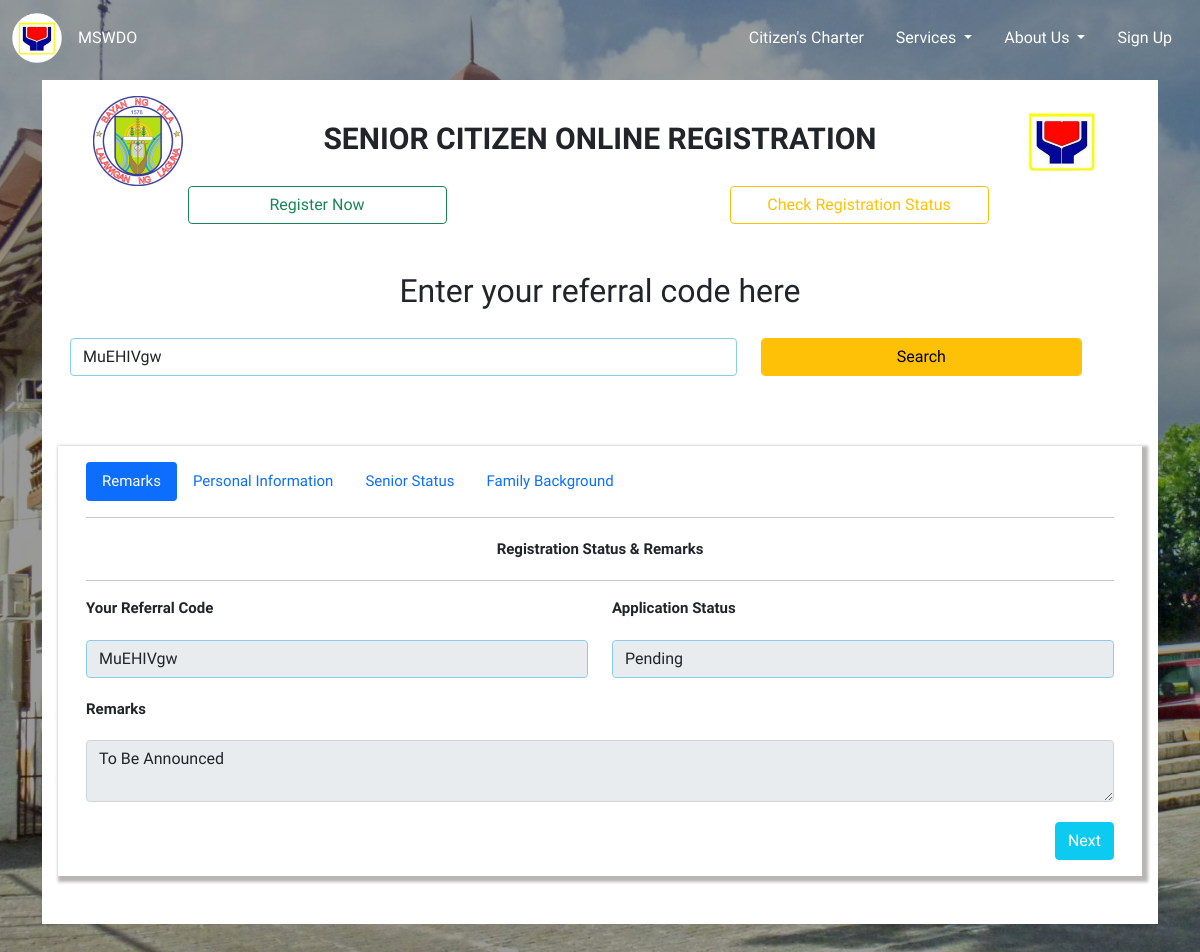
The page /senior_view.php?ref_code=MuEHIVgw on the database its author committed.
### tables this page shows
CREATE TABLE `senior_info` (
  `senior_id` int(11) NOT NULL,
  `application_status` varchar(15) NOT NULL,
  `ref_code` varchar(30) NOT NULL,
  `reg_type` varchar(10) NOT NULL,
  `blood_type` varchar(10) NOT NULL,
  `fname` varchar(20) NOT NULL,
  `mname` varchar(20) NOT NULL,
  `lname` varchar(20) NOT NULL,
  `dob` date NOT NULL,
  `Age` varchar(10) NOT NULL,
  `mobile_no` varchar(11) NOT NULL,
  `email` varchar(30) NOT NULL,
  `gender` varchar(15) NOT NULL,
  `civil` varchar(20) NOT NULL,
  `region` varchar(25) NOT NULL,
  `province` varchar(20) NOT NULL,
  `city` varchar(20) NOT NULL,
  `barangay` varchar(30) NOT NULL,
  `house_no` varchar(10) NOT NULL,
  `education` varchar(30) NOT NULL,
  `employment_status` varchar(30) NOT NULL,
  `employment_type` varchar(30) NOT NULL,
  `employer_type` varchar(30) NOT NULL,
  `occupation` varchar(30) NOT NULL,
  `company_name` varchar(30) NOT NULL,
  `employer_contact` varchar(30) NOT NULL,
  `philhealth_no` varchar(20) NOT NULL,
  `sss_no` varchar(20) NOT NULL,
  `gsis_no` varchar(20) NOT NULL,
  `spouse_name` varchar(50) NOT NULL,
  `child_no` varchar(10) NOT NULL,
  `formal_pic` varchar(50) NOT NULL,
  `med_cert` varchar(50) NOT NULL,
  `brgy_cert` varchar(50) NOT NULL,
  `voter_id` varchar(50) NOT NULL,
  `remarks` varchar(255) NOT NULL
);

### senior_view.php (the view, shortened to what this page needs)
<?php include_once('database/config.php') ?>
<!DOCTYPE html>
<html lang="en">
<head>
    <link href="assets/css/styles.css" rel="stylesheet" />
</head>
<body class="pwd-body">
    <?php include('assets/nav/before-login-nav.php') ?>
    <div class="container">
        <div class="pwd-home">
            <div class="row text-center">
                <div class="col-2">
                    <img class="img" style="max-width: 100%;" width="90px" height="90px" src="assets/img/pila-logo.png">
                </div>
                <div class="col-8" style="margin-top: 20px; font-weight:bolder">
                    SENIOR CITIZEN ONLINE REGISTRATION
                </div>
                <div class="col-2">
                    <img class="img" style="max-width: 100%;" width="90px" height="90px" src="assets/img/mswdo-logo.png">
                </div>
                <div class="row text-center">
                    <div class="col-6">
                        <a href="senior-register.php" id="link" class="btn btn-outline-success" style="width:50%">Register Now</a>
                    </div>
                    <div class="col-6">
                        <a href="senior_view.php" id="link2" class="btn btn-outline-warning" style="width:50%">Check Registration Status</a>
                    </div>
                </div>
            </div>
            <div class="container">
                <form action="" method="GET">
                    <div class="container mt-5 text-center">
                        <h2>Enter your referral code here</h2>
                    </div>
                    <div class="form-group me-5">
                        <div class="row">
                            <div class="col-8">
                                <input type="text" name="ref_code" id="ref-code" placeholder="Referral Code" value="<?php if (isset($_GET['ref_code'])) {
                                                                                                                        echo $_GET['ref_code'];
                                                                                                                    } ?>" class="form-control" required>
                            </div>
                            <div class="col-4">
                                <button type="submit" class="btn-warning form-control">Search</button>
                            </div>
                        </div>
                    </div>
            </div>
            <?php
            if (isset($_GET['ref_code'])) {
                $ref_code = $_GET['ref_code'];
                $query = "SELECT * FROM senior_info WHERE ref_code='$ref_code' ";
                $query_run = mysqli_query($mysqli, $query);
                if (mysqli_num_rows($query_run) > 0) {
                    foreach ($query_run as $row) {
            ?>
                        <div class="pwd-register" style="margin-top: 50px;">
                            <div class="container">
                                <ul class="nav nav-pills" id="myTab">
                                    <li class="nav-item">
                                        <a class="nav-link active" data-bs-toggle="tab" href="#remarks">Remarks</a>
                                    </li>
                                    <li class="nav-item">
                                        <a class="nav-link" data-bs-toggle="tab" href="#personal-info">Personal Information</a>
                                    </li>
                                    <li class="nav-item">
                                        <a class="nav-link" data-bs-toggle="tab" href="#pwd-status">Senior Status</a>
                                    </li>
                                    <li class="nav-item">
                                        <a class="nav-link" data-bs-toggle="tab" href="#pwd-family-background">Family Background</a>
                                    </li>
                                </ul>
                                <hr>
                            </div>
                            <div class="tab-content" id="myTabContent">
                                <div class="tab-pane container active" id="remarks">
                                    <div class="col-12 text-center" style="margin-top: 20px; margin-bottom: 20px; font-weight:bolder">
                                        Registration Status & Remarks
                                    </div>
                                    <hr>
                                    <div class="row">
                                        <div class="col-sm-6 form-group">
                                            <label for="ref-code">Your Referral Code</label>
                                            <input type="text" class="form-control" name="ref_code" id="ref-code" value="<?= $row['ref_code']; ?>" placeholder="Type here" disabled>
                                        </div>
                                        <div class="col-sm-6 form-group">
                                            <label for="application-status">Application Status</label>
                                            <input type="text" class="form-control" name="application_status" value="<?= $row['application_status']; ?>" id="application-status" placeholder="Pending" disabled>
                                        </div>
                                        <div class="col-sm-12 form-group">
                                            <label for="remarks">Remarks</label>
                                            <textarea class="form-control" name="remarks" id="remarks" placeholder="Type here" disabled><?= $row['remarks']; ?> </textarea>
                                        </div>
                                    </div>
                                    <div class="col-sm-12 form-group mb-0">
                                        <div class="row">
                                            <div class="col">
                                                <div class="text-end">
                                                    <a class="btn btn-info float-end btnNext" style="color: #fff !important">Next</a>
                                                </div>
                                            </div>
                                        </div>
                                    </div>
                                </div>
                    <?php
                    }
                } else {
                    echo '<script type="text/javascript">
                        validateviewRecord();
      </script>';
                }
            }
                    ?>
                            </div>
                        </div>
        </div>
    </div>
</body>
</html>

### assets/css/styles.css (style rules this page uses)
body, html { background-repeat: no-repeat; background-position: 0% 0%; background-size: 100% 100%; width: 100%; height: 100%; min-height: 100vh; font-family: "Varela Round" }
.pwd-body { position: relative; width: 100%; height: auto; min-height: 35rem; padding: 5rem 0; background: linear-gradient(0deg, rgba(0, 0, 0, 0.4), rgba(0, 0, 0, 0.4)), url("../img/homepage-pila4.jpg"); background-position: center; background-repeat: no-repeat; background-attachment: scroll; background-size: cover; }
.pwd-home { background: white; padding: 1rem 1rem 3rem 1rem; font-size: 30px; }
.pwd-register { background: white; padding: 1rem 1rem 1rem 1rem; font-size: 15px; box-shadow: 3px 3px 3px 3px rgb(185, 181, 181); font-family: "Varela Round"; }
label { font-weight: bolder; }
.form-control { margin-top: 20px; margin-bottom: 20px; }
input { border: 1px solid skyblue !important; }

### rows shown on the page
senior_info: ref_code "MuEHIVgw", application_status "Pending", remarks "To Be Announced"
